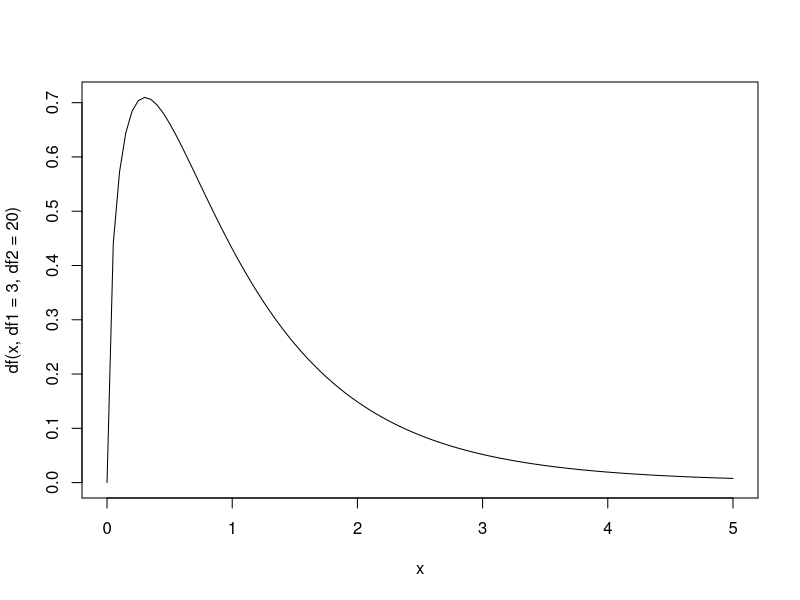
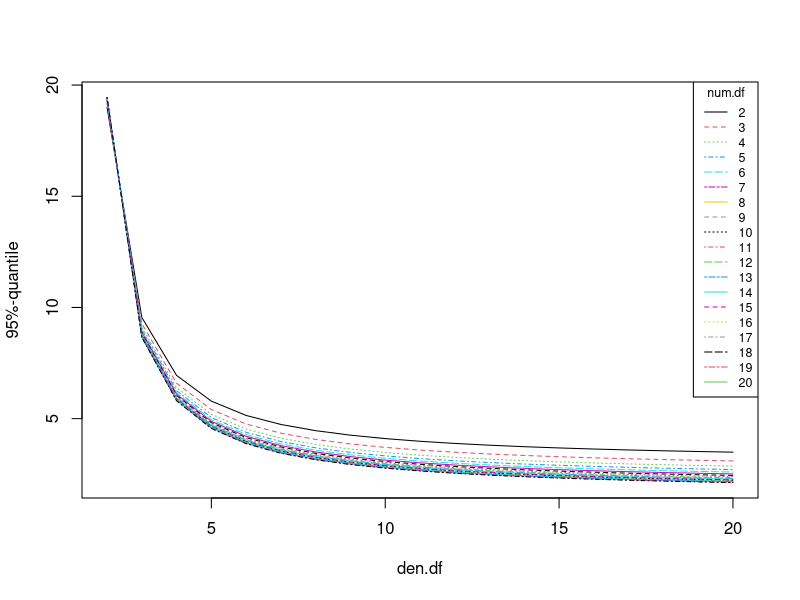

The R script that drew these images, in order:
## Visualize F-density ####

## Play around with parameters
curve(df(x, df1 = 3, df2 = 20), from = 0, to = 5)

## Calculate 95% quantiles ####
den.df <- 2:20
num.df <- 2:20

mq <- matrix(0, nrow = length(den.df), ncol = length(num.df))

for(i in seq_along(den.df)){
  mq[i,] <- qf(0.95, num.df, den.df[i])
}

matplot(den.df, mq, type = "l", xlab = "den.df", ylab = "95%-quantile")
legend("topright", legend = 2:20, lty = 1:19, col = 1:19, cex = 0.75,
       title = "num.df")
